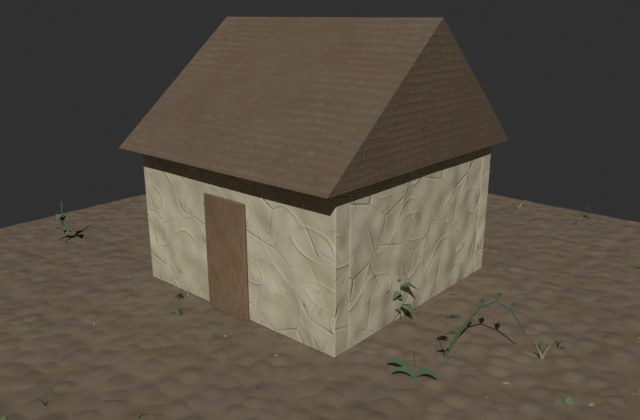
#> input picture austerity-explainer/working-files/session-scratch/plugin-work/kit/pic_hut_displaced.jpg, 640 x 420 px, given in place of colour.png, which was not available
$ python a05_edge_density.py ../../../../austerity-explainer/working-files/session-scratch/plugin-work/kit/pic_hut_displaced.jpg
#> lines starting #> are read from the running program, lines starting #| are printed output that depends on the picture; pictures that were not available may be replaced by others from this repository, and a replacement may not be noted
# What this does (plain python): "edge density" = share of pixels where the lightness changes by more than 8 units between the pixels on either side
# (central difference over 2 px, horizontally or vertically). A rough measure of how busy and ragged a painted picture is. Prints it for the references and for
# the picture files given on the command line (label=path).
import os, sys, json, cv2, numpy as np
HERE = os.path.dirname(os.path.abspath(__file__)); BASE = os.path.abspath(os.path.join(HERE, '..')); PROC = os.path.abspath(os.path.join(BASE, '..', '..'))
def density(path, threshold=8.0):
#> called with threshold = 8
    rgb = cv2.imread(path, cv2.IMREAD_COLOR)[..., ::-1].astype(np.float32) / 255
    L = cv2.cvtColor(rgb, cv2.COLOR_RGB2Lab)[..., 0]
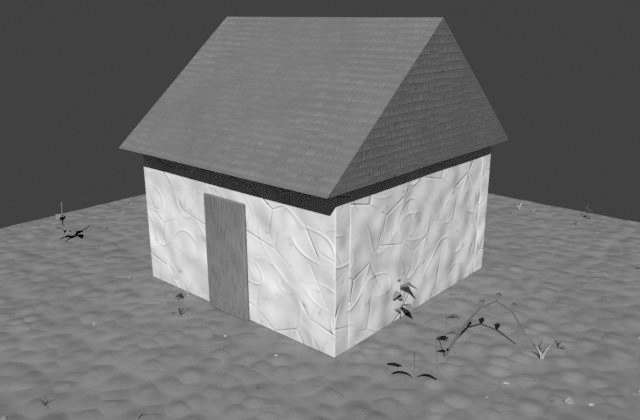
#> L: shape (420, 640) float32; min 2.03, max 71.9, mean 34; drawn with min black and max white
    gx = np.abs(np.roll(L, -1, axis=1) - np.roll(L, 1, axis=1)); gy = np.abs(np.roll(L, -1, axis=0) - np.roll(L, 1, axis=0))
#> after `gx = np.abs(np.roll(L, -1, axis=1) - np.roll(L, 1, axis=1))`:
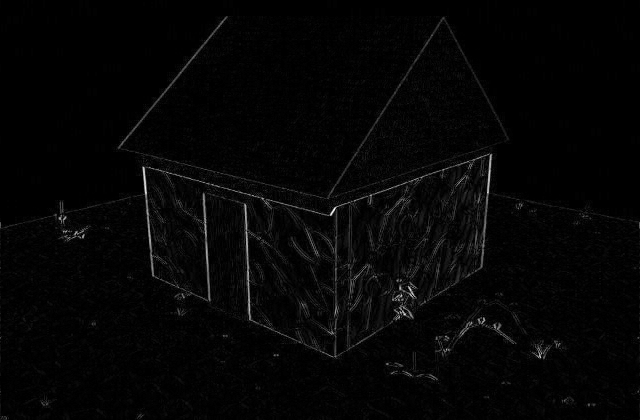
#> gx: shape (420, 640) float32; min 0, max 44.13, mean 1; drawn with min black and max white
#> after `gy = np.abs(np.roll(L, -1, axis=0) - np.roll(L, 1, axis=0))`:
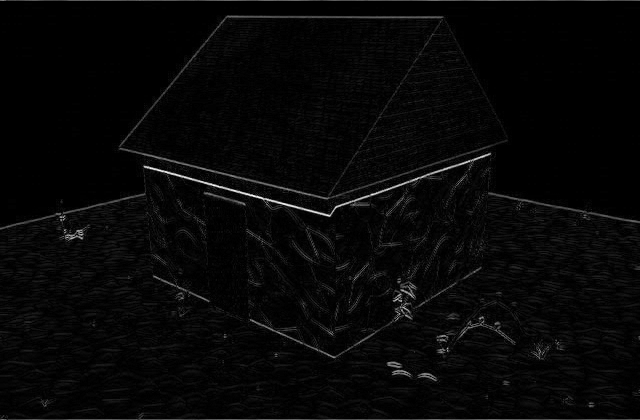
#> gy: shape (420, 640) float32; min 0, max 47.37, mean 1.4; drawn with min black and max white
    return float(((gx > threshold) | (gy > threshold)).mean())
out = {}
for n in ['brick', 'slate', 'wood', 'metal', 'mud', 'gravel']:
    out['reference ' + n] = density(os.path.join(PROC, 'reference', n, 'colour.png'))
#> pass 2 of the loop `for n in ['brick', 'slate', 'wood', 'metal', 'mud', 'gravel']:`:
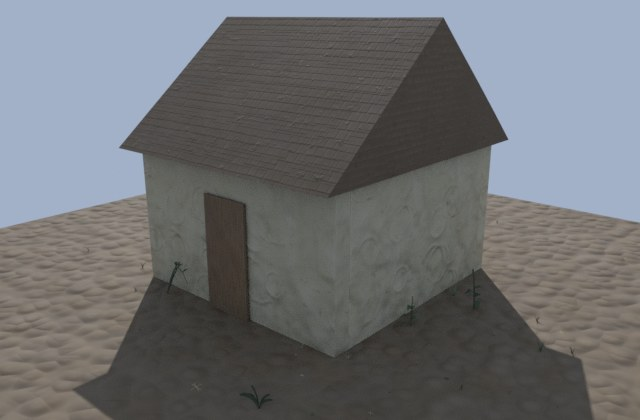
#> input picture austerity-explainer/working-files/session-scratch/plugin-work/kit/pic_hut_finished.jpg, 640 x 420 px, given in place of colour.png, which was not available
#> in density (call 2), `L = cv2.cvtColor(rgb, cv2.COLOR_RGB2Lab)[..., 0]`:
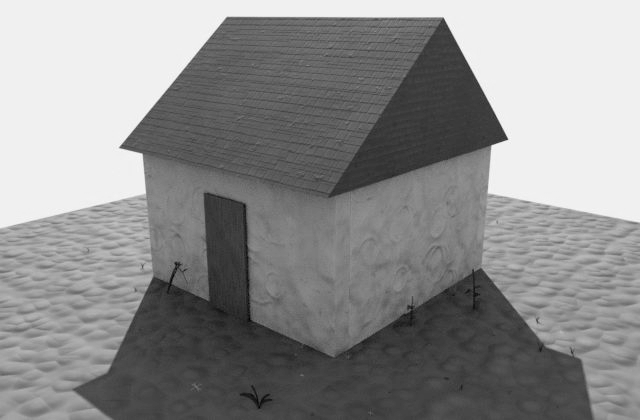
#> L: shape (420, 640) float32; min 9.69, max 75.38, mean 46.3; drawn with min black and max white
#> in density (call 2), `gy = np.abs(np.roll(L, -1, axis=0) - np.roll(L, 1, axis=0))`:
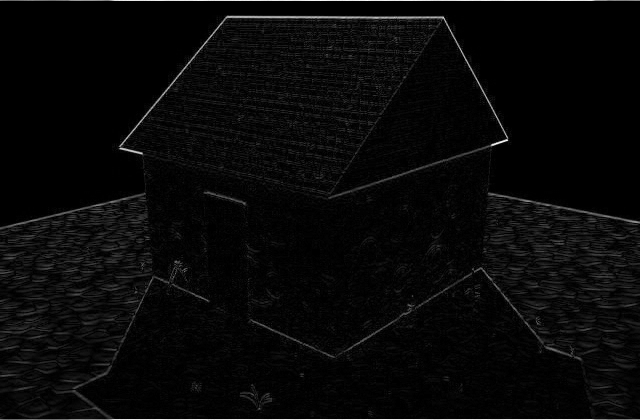
#> gy: shape (420, 640) float32; min 0, max 47.5, mean 1.6; drawn with min black and max white
#> (the run stopped early here; a loop or call above may not have finished)
